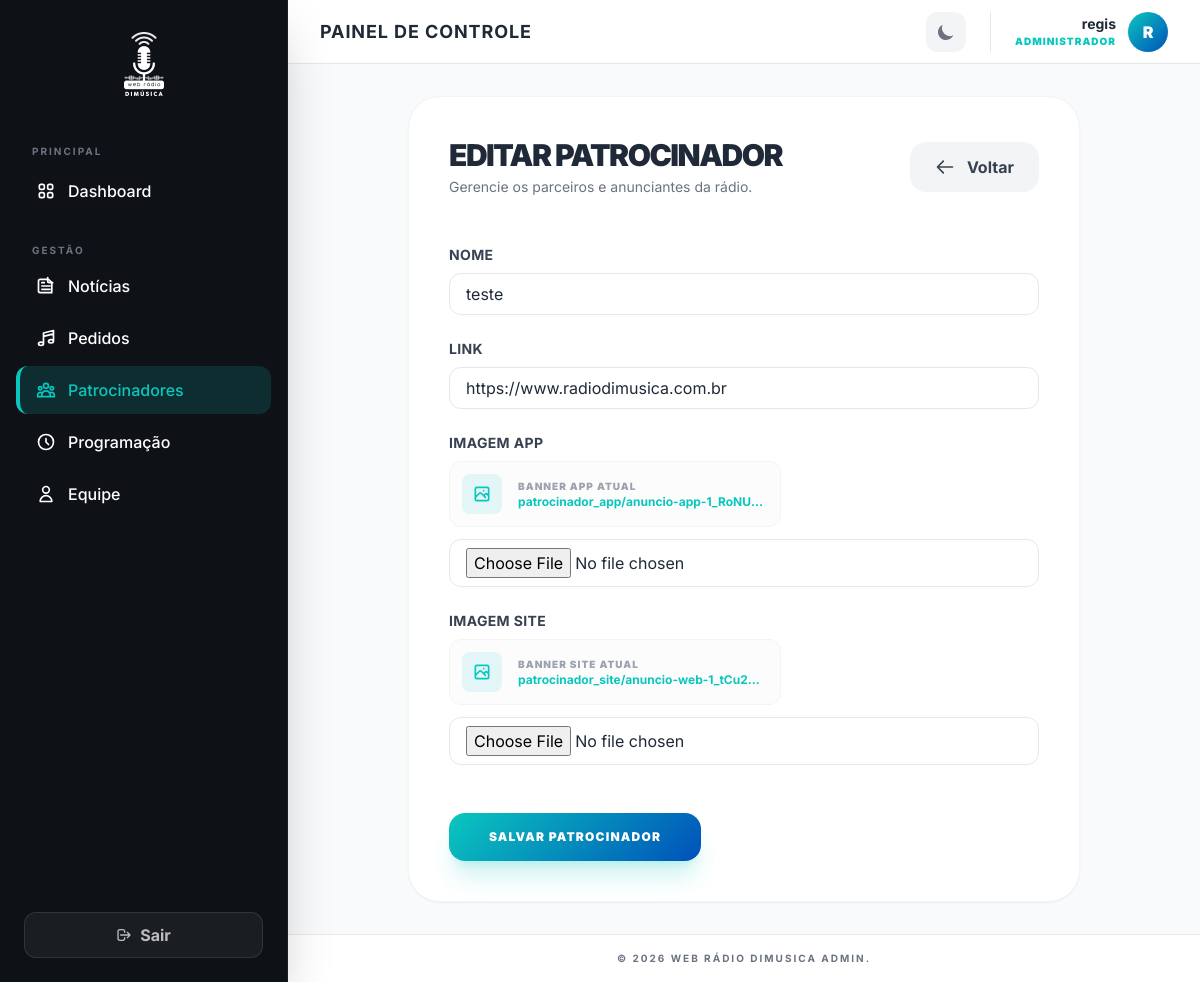
Screenshot of /painel/patrocinadores/10/editar/ (signed in) with the database file from the repository.
### sponsors/models.py (models this page shows, shortened)
class Patrocinador(models.Model):
    nome = models.CharField(max_length=255, unique=True, blank=False, null=False)
    link = models.URLField(max_length=255, blank=False, null=False)
    imagem_app = models.ImageField(upload_to='patrocinador_app/', blank=False, null=False)
    imagem_site = models.ImageField(upload_to='patrocinador_site/', blank=False, null=False)
    created_at = models.DateTimeField(auto_now_add=True)
    updated_at = models.DateTimeField(auto_now=True)

### webadmin/views.py (the view)
# urls.py: path('patrocinadores/<int:pk>/editar/', views.patrocinador_form, name='admin_sponsor_edit'),
@login_required(login_url='admin_login')
def patrocinador_form(request, pk=None):
    if pk:
        patrocinador = get_object_or_404(Patrocinador, pk=pk)
    else:
        patrocinador = None
    if request.method == 'POST':
        form = PatrocinadorForm(request.POST, request.FILES, instance=patrocinador)
        if form.is_valid():
            form.save()
            messages.success(request, 'Patrocinador salvo com sucesso!')
            return redirect('admin_sponsors_list')
    else:
        form = PatrocinadorForm(instance=patrocinador)
    return render(request, 'webadmin/patrocinador_form.html', {
        'form': form,
        'is_edit': bool(pk)
    })

### webadmin/forms.py
class PatrocinadorForm(forms.ModelForm):
    class Meta:
        model = Patrocinador
        fields = ['nome', 'link', 'imagem_app', 'imagem_site']
        widgets = {
            'nome': forms.TextInput(attrs={'class': 'w-full px-4 py-2 border border-gray-200 dark:border-white/10 rounded-xl bg-white dark:bg-gray-800 text-gray-800 dark:text-white focus:outline-none focus:ring-2 focus:ring-teal/50 transition-all'}),
            'link': forms.URLInput(attrs={'class': 'w-full px-4 py-2 border border-gray-200 dark:border-white/10 rounded-xl bg-white dark:bg-gray-800 text-gray-800 dark:text-white focus:outline-none focus:ring-2 focus:ring-teal/50 transition-all'}),
            'imagem_app': forms.FileInput(attrs={'class': 'w-full px-4 py-2 border border-gray-200 dark:border-white/10 rounded-xl bg-white dark:bg-gray-800 text-gray-800 dark:text-white'}),
            'imagem_site': forms.FileInput(attrs={'class': 'w-full px-4 py-2 border border-gray-200 dark:border-white/10 rounded-xl bg-white dark:bg-gray-800 text-gray-800 dark:text-white'}),
        }

### webadmin/templates/webadmin/patrocinador_form.html (shortened to what this page needs)
{% extends 'webadmin/base.html' %}
{% block content %}
<div class="max-w-2xl mx-auto bg-white dark:bg-dark-lighter p-6 lg:p-10 rounded-[32px] shadow-sm border border-gray-100 dark:border-white/5 transition-colors duration-300">
    <div class="flex flex-col sm:flex-row justify-between items-start sm:items-center gap-6 mb-12">
        <div>
            <h2 class="text-3xl font-black text-gray-800 dark:text-white uppercase tracking-tighter">
                {% if is_edit %}Editar Patrocinador{% else %}Novo Patrocinador{% endif %}
            </h2>
            <p class="text-sm text-gray-500 dark:text-gray-400 mt-1">Gerencie os parceiros e anunciantes da rádio.</p>
        </div>
        <a href="{% url 'admin_sponsors_list' %}" class="inline-flex items-center gap-3 px-6 py-3 bg-gray-100 dark:bg-white/5 text-gray-700 dark:text-gray-300 font-bold rounded-2xl hover:bg-gray-200 dark:hover:bg-white/10 transition-all duration-300 border border-transparent group">
            <svg xmlns="http://www.w3.org/2000/svg" class="h-5 w-5 transform group-hover:-translate-x-1 transition-transform" fill="none" viewBox="0 0 24 24" stroke="currentColor"><path stroke-linecap="round" stroke-linejoin="round" stroke-width="2" d="M10 19l-7-7m0 0l7-7m-7 7h18" /></svg>
            Voltar
        </a>
    </div>
    <form method="post" enctype="multipart/form-data" class="space-y-6">
        {% for field in form %}
        <div class="flex flex-col">
            <label class="font-bold text-sm text-gray-700 dark:text-gray-300 mb-2 uppercase tracking-wide">{{ field.label }}</label>
            {% if is_edit and field.name == 'imagem_app' and form.instance.imagem_app %}
            <div class="mb-3 flex items-center gap-4 p-3 bg-gray-50/50 dark:bg-white/5 border border-gray-100 dark:border-white/5 rounded-xl w-fit">
                <div class="w-10 h-10 rounded-lg bg-teal/10 flex items-center justify-center text-teal">
                    <svg class="w-5 h-5" fill="none" stroke="currentColor" viewBox="0 0 24 24"><path stroke-linecap="round" stroke-linejoin="round" stroke-width="2" d="M4 16l4.586-4.586a2 2 0 012.828 0L16 16m-2-2l1.586-1.586a2 2 0 012.828 0L20 14m-6-6h.01M6 20h12a2 2 0 002-2V6a2 2 0 00-2-2H6a2 2 0 00-2 2v12a2 2 0 002 2z" /></svg>
                </div>
                <div class="flex flex-col min-w-0">
                    <span class="text-[10px] text-gray-400 font-black uppercase tracking-widest">Banner App Atual</span>
                    <a href="{{ form.instance.imagem_app.url }}" target="_blank" class="text-teal hover:underline text-xs font-bold truncate max-w-[250px]">{{ form.instance.imagem_app.name }}</a>
                </div>
            </div>
            {% elif is_edit and field.name == 'imagem_site' and form.instance.imagem_site %}
            <div class="mb-3 flex items-center gap-4 p-3 bg-gray-50/50 dark:bg-white/5 border border-gray-100 dark:border-white/5 rounded-xl w-fit">
                <div class="w-10 h-10 rounded-lg bg-teal/10 flex items-center justify-center text-teal">
                    <svg class="w-5 h-5" fill="none" stroke="currentColor" viewBox="0 0 24 24"><path stroke-linecap="round" stroke-linejoin="round" stroke-width="2" d="M4 16l4.586-4.586a2 2 0 012.828 0L16 16m-2-2l1.586-1.586a2 2 0 012.828 0L20 14m-6-6h.01M6 20h12a2 2 0 002-2V6a2 2 0 00-2-2H6a2 2 0 00-2 2v12a2 2 0 002 2z" /></svg>
                </div>
                <div class="flex flex-col min-w-0">
                    <span class="text-[10px] text-gray-400 font-black uppercase tracking-widest">Banner Site Atual</span>
                    <a href="{{ form.instance.imagem_site.url }}" target="_blank" class="text-teal hover:underline text-xs font-bold truncate max-w-[250px]">{{ form.instance.imagem_site.name }}</a>
                </div>
            </div>
            {% endif %}
            {{ field }}
        </div>
        {% endfor %}
        <div class="pt-6">
            <button type="submit" class="btn-gradient text-white px-10 py-4 rounded-2xl font-black uppercase tracking-widest text-xs shadow-xl shadow-teal/20 transition-all hover:scale-105 active:scale-95">
            Salvar Patrocinador
        </button>
        </div>
    </form>
</div>
{% endblock %}

### webadmin/templates/webadmin/base.html (shortened to what this page needs)
{% load static %}
<!DOCTYPE html>
<html lang="pt-br">
<head>
    <script src="https://cdn.tailwindcss.com"></script>
</head>
<body class="bg-gray-50 text-gray-900 dark:bg-dark dark:text-gray-100 min-h-screen flex font-sans antialiased" x-data="{ mobileMenu: false }">
    {% if user.is_authenticated %}
    <aside :class="mobileMenu ? 'translate-x-0' : '-translate-x-full lg:translate-x-0'"
           class="fixed lg:static inset-y-0 left-0 bg-dark text-white w-72 flex-shrink-0 flex flex-col h-screen z-[110] transition-transform duration-300 lg:transition-none shadow-2xl border-r border-white/5">
        <div class="p-8 flex justify-center items-center relative">
            <a href="{% url 'admin_dashboard' %}" class="block group">
                <img src="{% static 'webadmin/images/logo-branco-icon.png' %}" alt="Dimúsica Logo" class="h-16 w-auto object-contain group-hover:scale-110 transition-transform duration-300">
            </a>
        </div>
        <nav class="flex-1 px-4 space-y-1 mt-4 overflow-y-auto">
            <p class="px-4 text-[10px] uppercase tracking-[2px] font-bold text-gray-500 mb-2">Principal</p>
            <a href="{% url 'admin_dashboard' %}" @click="mobileMenu = false" class="sidebar-link flex items-center gap-3 px-4 py-3 rounded-xl font-medium {% if request.resolver_match.url_name == 'admin_dashboard' %}active{% endif %}">
                Dashboard
            </a>
            <p class="px-4 pt-6 text-[10px] uppercase tracking-[2px] font-bold text-gray-500 mb-2">Gestão</p>
            <a href="{% url 'admin_noticias_list' %}" @click="mobileMenu = false" class="sidebar-link flex items-center gap-3 px-4 py-3 rounded-xl font-medium {% if 'noticia' in request.resolver_match.url_name %}active{% endif %}">
                Notícias
            </a>
            <a href="{% url 'admin_pedidos_list' %}" @click="mobileMenu = false" class="sidebar-link flex items-center gap-3 px-4 py-3 rounded-xl font-medium {% if 'pedido' in request.resolver_match.url_name %}active{% endif %}">
                <svg class="w-5 h-5" fill="none" stroke="currentColor" viewBox="0 0 24 24"><path stroke-linecap="round" stroke-linejoin="round" stroke-width="2" d="M9 19V6l12-3v13M9 19c0 1.105-1.343 2-3 2s-3-.895-3-2 1.343-2 3-2 3 .895 3 2zm12-3c0 1.105-1.343 2-3 2s-3-.895-3-2 1.343-2 3-2 3 .895 3 2zM9 10l12-3" /></svg>
                Pedidos
            </a>
            <a href="{% url 'admin_sponsors_list' %}" @click="mobileMenu = false" class="sidebar-link flex items-center gap-3 px-4 py-3 rounded-xl font-medium {% if 'sponsor' in request.resolver_match.url_name %}active{% endif %}">
                Patrocinadores
            </a>
            <a href="{% url 'admin_programacao_list' %}" @click="mobileMenu = false" class="sidebar-link flex items-center gap-3 px-4 py-3 rounded-xl font-medium {% if 'programacao' in request.resolver_match.url_name %}active{% endif %}">
                <svg class="w-5 h-5" fill="none" stroke="currentColor" viewBox="0 0 24 24"><path stroke-linecap="round" stroke-linejoin="round" stroke-width="2" d="M12 8v4l3 3m6-3a9 9 0 11-18 0 9 9 0 0118 0z" /></svg>
                Programação
            </a>
            <a href="{% url 'admin_equipe_list' %}" @click="mobileMenu = false" class="sidebar-link flex items-center gap-3 px-4 py-3 rounded-xl font-medium {% if 'equipe' in request.resolver_match.url_name %}active{% endif %}">
                <svg class="w-5 h-5" fill="none" stroke="currentColor" viewBox="0 0 24 24"><path stroke-linecap="round" stroke-linejoin="round" stroke-width="2" d="M16 7a4 4 0 11-8 0 4 4 0 018 0zM12 14a7 7 0 00-7 7h14a7 7 0 00-7-7z" /></svg>
                Equipe
            </a>
        </nav>
        <div class="p-6">
            <form action="{% url 'admin_logout' %}" method="post">
                <button type="submit" class="w-full bg-white/5 border border-white/10 text-white/70 px-4 py-2.5 rounded-xl font-bold hover:bg-red-600 hover:text-white hover:border-red-500 transition-all duration-300 flex items-center justify-center gap-2">
                    <svg class="w-4 h-4" fill="none" stroke="currentColor" viewBox="0 0 24 24"><path stroke-linecap="round" stroke-linejoin="round" stroke-width="2" d="M17 16l4-4m0 0l-4-4m4 4H7m6 4v1a3 3 0 01-3 3H6a3 3 0 01-3-3V7a3 3 0 013-3h4a3 3 0 013 3v1" /></svg>
                    Sair
                </button>
            </form>
        </div>
    </aside>
    {% endif %}
    <div class="flex-1 flex flex-col min-w-0 h-screen overflow-hidden relative">
        {% if user.is_authenticated %}
        <header class="bg-white dark:bg-dark-lighter border-b border-gray-200 dark:border-white/5 h-16 flex-shrink-0 flex items-center justify-between px-4 lg:px-8 z-10 sticky top-0">
            <div class="flex items-center gap-2 lg:gap-4">
                <h1 class="text-xs sm:text-sm lg:text-lg font-bold text-gray-800 dark:text-white uppercase tracking-wider truncate max-w-[150px] sm:max-w-none">
                    {% block page_title %}Painel de Controle{% endblock %}
                </h1>
            </div>
            <div class="flex items-center gap-6">
                <button id="admin-theme-toggle" class="p-2.5 rounded-xl bg-gray-100 dark:bg-white/5 text-gray-500 dark:text-gray-400 hover:text-teal transition-all">
                    <svg id="theme-icon-dark" class="w-5 h-5 hidden" fill="currentColor" viewBox="0 0 20 20"><path d="M17.293 13.293A8 8 0 016.707 2.707a8.001 8.001 0 1010.586 10.586z"></path></svg>
                </button>
                <div class="flex items-center gap-3 pl-6 border-l border-gray-200 dark:border-white/10">
                    <div class="text-right hidden sm:block">
                        <p class="text-sm font-bold text-gray-800 dark:text-white">{{ user.username }}</p>
                        <p class="text-[10px] text-teal font-black uppercase tracking-widest">Administrador</p>
                    </div>
                    <div class="w-10 h-10 rounded-full btn-gradient flex items-center justify-center text-white font-black">
                        {{ user.username|first|upper }}
                    </div>
                </div>
            </div>
        </header>
        {% endif %}
        <main class="flex-grow p-4 lg:p-8 overflow-y-auto bg-gray-50 dark:bg-dark transition-colors duration-300">
            <div class="max-w-6xl mx-auto">
                {% block content %}{% endblock %}
            </div>
        </main>
        {% if user.is_authenticated %}
        <footer class="p-4 text-center text-gray-500 dark:text-gray-600 text-[10px] uppercase tracking-[2px] font-bold bg-white dark:bg-dark-lighter border-t border-gray-200 dark:border-white/5">
            &copy; 2026 Web Rádio Dimusica Admin.
        </footer>
        {% endif %}
    </div>
</body>
</html>

### webadmin/templates/webadmin/base.html (style rules this page uses)
body { font-family: 'Inter', sans-serif; transition: background-color 0.3s; }
.btn-gradient { background: linear-gradient(135deg, #0AC7BE, #0051BA); transition: all 0.3s; }
.sidebar-link { transition: all 0.2s; border-left: 4px solid transparent; }
.sidebar-link.active { background: rgba(10, 199, 190, 0.15); color: #0AC7BE; border-left-color: #0AC7BE; }

### rows the page displays
Patrocinador: form "teste" "https://www.radiodimusica.com.br", instance.imagem_app.name "patrocinador_app/anuncio-app-1_RoNU…", instance.imagem_site.name "patrocinador_site/anuncio-web-1_tCu2…"

### other values shown
{{ user.username }} "regis"
{{ user.username|first|upper }} "R"
{{ field.label }} "NOME" "LINK" "IMAGEM APP" "IMAGEM SITE"
